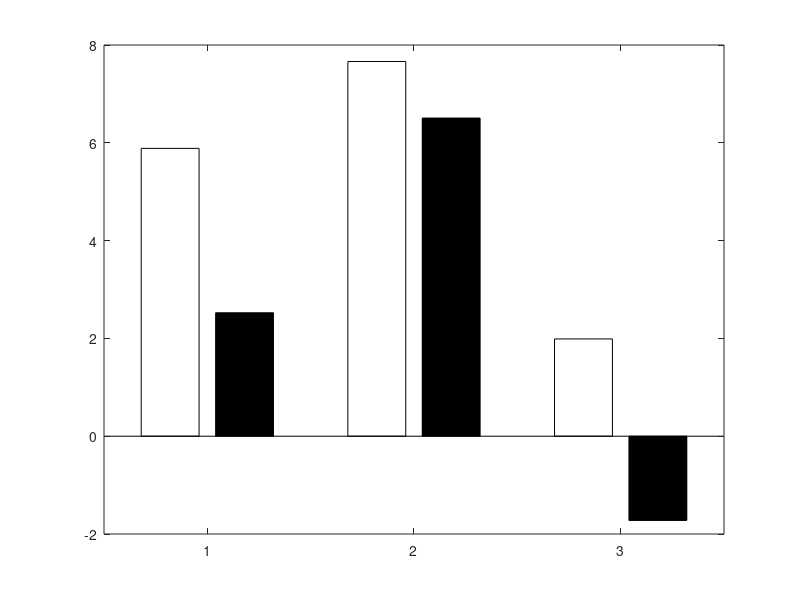

Reproduce this figure in MATLAB. (Note: this script raises an error after producing the figure.)
function fmr1CA2_estMeans_OXTR2
% function fmr1CA2_estMeans_OXTR2
% 
% PURPOSE:
%   Hard code and plot the estimated means from SPSS for OXTR-2 expression across
%   genotypes and subregions.


gCols = {'Blue', 'Red'};
gNames = {'WT', 'FXS'};
regNames = {'CA1', 'CA2', 'CA3'};

saveOrNot = 1;

%% OXTR2 EXPRESSION

exMean = [5.886 7.663 1.989; 2.525 6.506 -1.723;];
exLow = [5.295 7.071 1.397; 2.148 6.129 -2.009];
exHigh = [6.478 8.254 2.581; 2.901 6.884 -1.346];

figtitle = 'oxtr2_estimatedMeans_genotypexsubregion';
figure('Name', figtitle)

bgraph = bar(exMean', 'FaceColor', 'flat');
hold on
ngroups = size(exMean', 1);
    nbars = size(exMean', 2);

      % Calculating the width for each bar group
    groupwidth = min(0.8, nbars/(nbars + 1.5));
for g = 1:2
bgraph(g).CData = rgb(gCols{g});
  x = (1:ngroups) - groupwidth/2 + (2*g-1) * groupwidth / (2*nbars);
errorbar(x, exMean(g,:), exMean(g,:) - exLow(g,:), exHigh(g,:) - exMean(g,:),...
    'Color', 'k', 'LineStyle', 'None', 'CapSize', 0)
end %group

xticks(1:3)
xticklabels(regNames)
ylabel('Estimated mean corrected fluorescence')

if saveOrNot == 1
    saveas(gcf, figtitle, 'png')
    saveas(gcf, figtitle, 'fig')
    saveas(gcf, figtitle, 'epsc')
end %save option



end %function